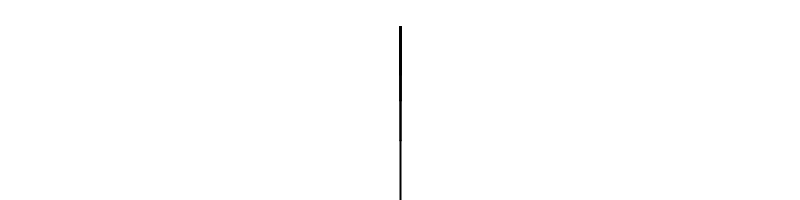
Frame 1 (no input)
Frame 60 (the mouse pressed at the canvas centre just before this capture): identical to frame 1, image omitted
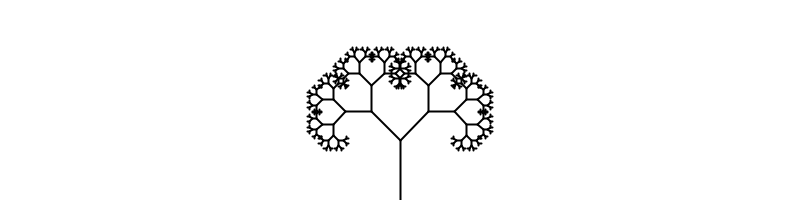
Frame 120 (the mouse held since frame 60 and released just before this capture)

The Processing sketch that drew these frames (run headless with seeded random() and noise(); from frame 60 on, the mouse is pressed at the canvas centre):

// Processing sketch: Figure_8_20_Tree
// ── Figure_8_20_Tree.pde
// The Nature of Code
// Daniel Shiffman
// http://natureofcode.com

// Recursive Tree

// Renders a simple tree-like structure via recursion
// Branching angle calculated as a function of horizontal mouse position

float theta;   

void setup() {
  size(800, 200);
  smooth();
}

void draw() {
  background(255);
  // Let's pick an angle 0 to 90 degrees based on the mouse position
  theta = map(mouseX,0,width,0,PI/2);

  // Start the tree from the bottom of the screen
  translate(width/2, height);
  stroke(0);
  branch(60);
}

void branch(float len) {
  // Each branch will be 2/3rds the size of the previous one

  //float sw = map(len,2,120,1,10);
  //strokeWeight(sw);
  strokeWeight(2);
      
  line(0, 0, 0, -len);
  // Move to the end of that line
  translate(0, -len);

  len *= 0.66;
  // All recursive functions must have an exit condition!!!!
  // Here, ours is when the length of the branch is 2 pixels or less
  if (len > 2) {
    pushMatrix();    // Save the current state of transformation (i.e. where are we now)
    rotate(theta);   // Rotate by theta
    branch(len);       // Ok, now call myself to draw two new branches!!
    popMatrix();     // Whenever we get back here, we "pop" in order to restore the previous matrix state

    // Repeat the same thing, only branch off to the "left" this time!
    pushMatrix();
    rotate(-theta);
    branch(len);
    popMatrix();
  }
}
